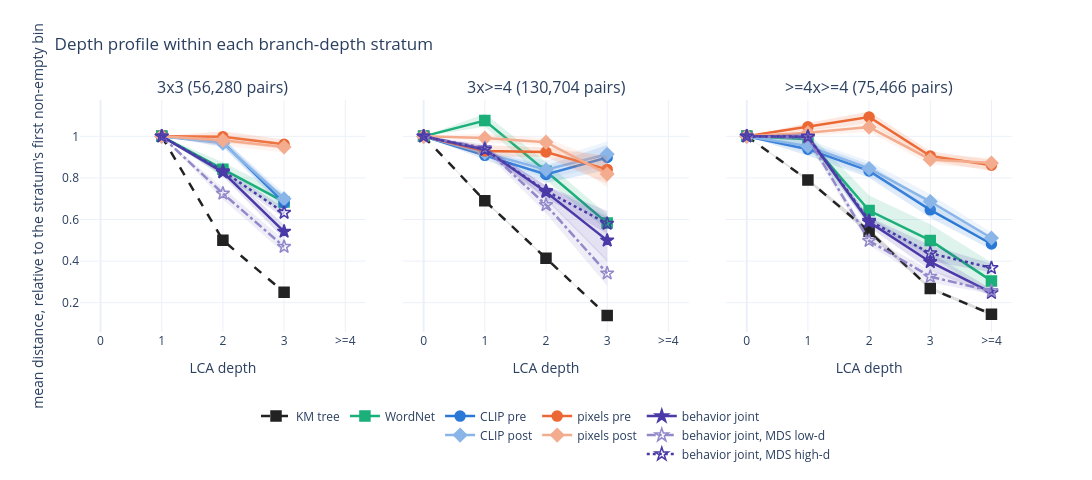

The cell this chart's notebook holds for it:
### Markdown cell above
## 3.3 Depth profiles within branch-depth strata

**Question.** Does the gradient survive when pairs are compared only with pairs whose images sit at the same tree depths?

The tree is ragged, so the stratum (the pair of pooled leaf depths: 3x3, 3x>=4, >=4x>=4) fixes which LCA bins can occur. Some bins are therefore empty: 3x3 has no LCA 0 pairs and no LCA >=4 pairs; 3x>=4 has no LCA >=4 pairs. Each stratum's curve is **normalised to its own first non-empty bin** (listed in the table below), so curves are comparable in shape, not in level, across strata. Subplots share the y axis.

**Domain confound.** Every animate image is deep (>=4) and every depth-3 image is inanimate (`0_tree_shape`), so 3x3 is inanimate-only and its pairs never diverge at the root. A stratum difference partly reflects the animate/inanimate split and is not a clean depth effect.

### Code cell
print(dg.strata_table(RESULTS, PARTS).to_string())
dg.plot_strata_profiles(RESULTS, PARTS).show()

### Figure 1 — Plotly figure (JSON) as saved in the notebook; plotly's stock layout.template omitted (floating-point values rounded to 4 significant figures)
{"data": [{"fill": "toself", "fillcolor": "rgba(34,34,34,0.15)", "hoverinfo": "skip", "legendgroup": "km", "mode": "none", "showlegend": false, "type": "scatter", "x": [1, 2, 3, 3, 2, 1], "xaxis": "x", "y": [1.0, 0.5, 0.25, 0.25, 0.5, 1.0], "yaxis": "y"}, {"legendgroup": "km", "line": {"color": "#222222", "dash": "dash", "width": 2.5}, "marker": {"color": "#222222", "line": {"color": "#222222", "width": 1.5}, "size": 10, "symbol": "square"}, "mode": "lines+markers", "name": "KM tree", "showlegend": true, "type": "scatter", "x": [0, 1, 2, 3, 4], "xaxis": "x", "y": [NaN, 1.0, 0.5, 0.25, NaN], "yaxis": "y"}, {"fill": "toself", "fillcolor": "rgba(34,34,34,0.15)", "hoverinfo": "skip", "legendgroup": "km", "mode": "none", "showlegend": false, "type": "scatter", "x": [0, 1, 2, 3, 3, 2, 1, 0], "xaxis": "x2", "y": [1.0, 0.6948, 0.4169, 0.139, 0.1371, 0.4114, 0.6857, 1.0], "yaxis": "y2"}, {"legendgroup": "km", "line": {"color": "#222222", "dash": "dash", "width": 2.5}, "marker": {"color": "#222222", "line": {"color": "#222222", "width": 1.5}, "size": 10, "symbol": "square"}, "mode": "lines+markers", "name": "KM tree", "showlegend": false, "type": "scatter", "x": [0, 1, 2, 3, 4], "xaxis": "x2", "y": [1.0, 0.6901, 0.4141, 0.138, NaN], "yaxis": "y2"}, {"fill": "toself", "fillcolor": "rgba(34,34,34,0.15)", "hoverinfo": "skip", "legendgroup": "km", "mode": "none", "showlegend": false, "type": "scatter", "x": [0, 1, 2, 3, 4, 4, 3, 2, 1, 0], "xaxis": "x3", "y": [1.0, 0.7969, 0.5588, 0.2766, 0.1533, 0.1367, 0.261, 0.5281, 0.783, 1.0], "yaxis": "y3"}, {"legendgroup": "km", "line": {"color": "#222222", "dash": "dash", "width": 2.5}, "marker": {"color": "#222222", "line": {"color": "#222222", "width": 1.5}, "size": 10, "symbol": "square"}, "mode": "lines+markers", "name": "KM tree", "showlegend": false, "type": "scatter", "x": [0, 1, 2, 3, 4], "xaxis": "x3", "y": [1.0, 0.7898, 0.5431, 0.2683, 0.1448], "yaxis": "y3"}, {"fill": "toself", "fillcolor": "rgba(27,175,122,0.15)", "hoverinfo": "skip", "legendgroup": "wn", "mode": "none", "showlegend": false, "type": "scatter", "x": [1, 2, 3, 3, 2, 1], "xaxis": "x", "y": [1.0, 0.8755, 0.7261, 0.6378, 0.8044, 1.0], "yaxis": "y"}, {"legendgroup": "wn", "line": {"color": "#1baf7a", "dash": "solid", "width": 2.5}, "marker": {"color": "#1baf7a", "line": {"color": "#1baf7a", "width": 1.5}, "size": 10, "symbol": "square"}, "mode": "lines+markers", "name": "WordNet", "showlegend": true, "type": "scatter", "x": [0, 1, 2, 3, 4], "xaxis": "x", "y": [NaN, 1.0, 0.8415, 0.6845, NaN], "yaxis": "y"}, {"fill": "toself", "fillcolor": "rgba(27,175,122,0.15)", "hoverinfo": "skip", "legendgroup": "wn", "mode": "none", "showlegend": false, "type": "scatter", "x": [0, 1, 2, 3, 3, 2, 1, 0], "xaxis": "x2", "y": [1.0, 1.109, 0.8761, 0.6243, 0.5488, 0.7892, 1.046, 1.0], "yaxis": "y2"}, {"legendgroup": "wn", "line": {"color": "#1baf7a", "dash": "solid", "width": 2.5}, "marker": {"color": "#1baf7a", "line": {"color": "#1baf7a", "width": 1.5}, "size": 10, "symbol": "square"}, "mode": "lines+markers", "name": "WordNet", "showlegend": false, "type": "scatter", "x": [0, 1, 2, 3, 4], "xaxis": "x2", "y": [1.0, 1.076, 0.8323, 0.5827, NaN], "yaxis": "y2"}, {"fill": "toself", "fillcolor": "rgba(27,175,122,0.15)", "hoverinfo": "skip", "legendgroup": "wn", "mode": "none", "showlegend": false, "type": "scatter", "x": [0, 1, 2, 3, 4, 4, 3, 2, 1, 0], "xaxis": "x3", "y": [1.0, 1.02, 0.715, 0.5772, 0.3929, 0.2283, 0.4252, 0.577, 0.9515, 1.0], "yaxis": "y3"}, {"legendgroup": "wn", "line": {"color": "#1baf7a", "dash": "solid", "width": 2.5}, "marker": {"color": "#1baf7a", "line": {"color": "#1baf7a", "width": 1.5}, "size": 10, "symbol": "square"}, "mode": "lines+markers", "name": "WordNet", "showlegend": false, "type": "scatter", "x": [0, 1, 2, 3, 4], "xaxis": "x3", "y": [1.0, 0.9863, 0.6431, 0.4993, 0.3047], "yaxis": "y3"}, {"fill": "toself", "fillcolor": "rgba(42,120,214,0.15)", "hoverinfo": "skip", "legendgroup": "clip", "mode": "none", "showlegend": false, "type": "scatter", "x": [1, 2, 3, 3, 2, 1], "xaxis": "x", "y": [1.0, 0.9925, 0.7102, 0.6517, 0.9516, 1.0], "yaxis": "y"}, {"legendgroup": "clip", "line": {"color": "#2a78d6", "dash": "solid", "width": 2.5}, "marker": {"color": "#2a78d6", "line": {"color": "#2a78d6", "width": 1.5}, "size": 10, "symbol": "circle"}, "mode": "lines+markers", "name": "CLIP pre", "showlegend": true, "type": "scatter", "x": [0, 1, 2, 3, 4], "xaxis": "x", "y": [NaN, 1.0, 0.9718, 0.6801, NaN], "yaxis": "y"}, {"fill": "toself", "fillcolor": "rgba(42,120,214,0.15)", "hoverinfo": "skip", "legendgroup": "clip", "mode": "none", "showlegend": false, "type": "scatter", "x": [0, 1, 2, 3, 3, 2, 1, 0], "xaxis": "x2", "y": [1.0, 0.9309, 0.86, 0.9587, 0.8384, 0.7757, 0.8876, 1.0], "yaxis": "y2"}, {"legendgroup": "clip", "line": {"color": "#2a78d6", "dash": "solid", "width": 2.5}, "marker": {"color": "#2a78d6", "line": {"color": "#2a78d6", "width": 1.5}, "size": 10, "symbol": "circle"}, "mode": "lines+markers", "name": "CLIP pre", "showlegend": false, "type": "scatter", "x": [0, 1, 2, 3, 4], "xaxis": "x2", "y": [1.0, 0.9086, 0.8166, 0.8981, NaN], "yaxis": "y2"}, {"fill": "toself", "fillcolor": "rgba(42,120,214,0.15)", "hoverinfo": "skip", "legendgroup": "clip", "mode": "none", "showlegend": false, "type": "scatter", "x": [0, 1, 2, 3, 4, 4, 3, 2, 1, 0], "xaxis": "x3", "y": [1.0, 0.9706, 0.8653, 0.6841, 0.5108, 0.4542, 0.6083, 0.8004, 0.9064, 1.0], "yaxis": "y3"}, {"legendgroup": "clip", "line": {"color": "#2a78d6", "dash": "solid", "width": 2.5}, "marker": {"color": "#2a78d6", "line": {"color": "#2a78d6", "width": 1.5}, "size": 10, "symbol": "circle"}, "mode": "lines+markers", "name": "CLIP pre", "showlegend": false, "type": "scatter", "x": [0, 1, 2, 3, 4], "xaxis": "x3", "y": [1.0, 0.9384, 0.8339, 0.6464, 0.4821], "yaxis": "y3"}, {"fill": "toself", "fillcolor": "rgba(138,181,232,0.15)", "hoverinfo": "skip", "legendgroup": "clip", "mode": "none", "showlegend": false, "type": "scatter", "x": [1, 2, 3, 3, 2, 1], "xaxis": "x", "y": [1.0, 0.9878, 0.7283, 0.6742, 0.9471, 1.0], "yaxis": "y"}, {"legendgroup": "clip", "line": {"color": "#8ab5e8", "dash": "solid", "width": 2.5}, "marker": {"color": "#8ab5e8", "line": {"color": "#8ab5e8", "width": 1.5}, "size": 10, "symbol": "diamond"}, "mode": "lines+markers", "name": "CLIP post", "showlegend": true, "type": "scatter", "x": [0, 1, 2, 3, 4], "xaxis": "x", "y": [NaN, 1.0, 0.967, 0.6998, NaN], "yaxis": "y"}, {"fill": "toself", "fillcolor": "rgba(138,181,232,0.15)", "hoverinfo": "skip", "legendgroup": "clip", "mode": "none", "showlegend": false, "type": "scatter", "x": [0, 1, 2, 3, 3, 2, 1, 0], "xaxis": "x2", "y": [1.0, 0.9434, 0.8825, 0.9747, 0.8573, 0.7976, 0.8998, 1.0], "yaxis": "y2"}, {"legendgroup": "clip", "line": {"color": "#8ab5e8", "dash": "solid", "width": 2.5}, "marker": {"color": "#8ab5e8", "line": {"color": "#8ab5e8", "width": 1.5}, "size": 10, "symbol": "diamond"}, "mode": "lines+markers", "name": "CLIP post", "showlegend": false, "type": "scatter", "x": [0, 1, 2, 3, 4], "xaxis": "x2", "y": [1.0, 0.9215, 0.8394, 0.9137, NaN], "yaxis": "y2"}, {"fill": "toself", "fillcolor": "rgba(138,181,232,0.15)", "hoverinfo": "skip", "legendgroup": "clip", "mode": "none", "showlegend": false, "type": "scatter", "x": [0, 1, 2, 3, 4, 4, 3, 2, 1, 0], "xaxis": "x3", "y": [1.0, 0.9829, 0.8798, 0.7211, 0.5378, 0.4826, 0.6501, 0.8101, 0.9215, 1.0], "yaxis": "y3"}, {"legendgroup": "clip", "line": {"color": "#8ab5e8", "dash": "solid", "width": 2.5}, "marker": {"color": "#8ab5e8", "line": {"color": "#8ab5e8", "width": 1.5}, "size": 10, "symbol": "diamond"}, "mode": "lines+markers", "name": "CLIP post", "showlegend": false, "type": "scatter", "x": [0, 1, 2, 3, 4], "xaxis": "x3", "y": [1.0, 0.9529, 0.8453, 0.6865, 0.5108], "yaxis": "y3"}, {"fill": "toself", "fillcolor": "rgba(235,104,52,0.15)", "hoverinfo": "skip", "legendgroup": "sens", "mode": "none", "showlegend": false, "type": "scatter", "x": [1, 2, 3, 3, 2, 1], "xaxis": "x", "y": [1.0, 1.024, 0.9842, 0.9398, 0.9706, 1.0], "yaxis": "y"}, {"legendgroup": "sens", "line": {"color": "#eb6834", "dash": "solid", "width": 2.5}, "marker": {"color": "#eb6834", "line": {"color": "#eb6834", "width": 1.5}, "size": 10, "symbol": "circle"}, "mode": "lines+markers", "name": "pixels pre", "showlegend": true, "type": "scatter", "x": [0, 1, 2, 3, 4], "xaxis": "x", "y": [NaN, 1.0, 0.9978, 0.9618, NaN], "yaxis": "y"}, {"fill": "toself", "fillcolor": "rgba(235,104,52,0.15)", "hoverinfo": "skip", "legendgroup": "sens", "mode": "none", "showlegend": false, "type": "scatter", "x": [0, 1, 2, 3, 3, 2, 1, 0], "xaxis": "x2", "y": [1.0, 0.9571, 0.9481, 0.9059, 0.7715, 0.9002, 0.9024, 1.0], "yaxis": "y2"}, {"legendgroup": "sens", "line": {"color": "#eb6834", "dash": "solid", "width": 2.5}, "marker": {"color": "#eb6834", "line": {"color": "#eb6834", "width": 1.5}, "size": 10, "symbol": "circle"}, "mode": "lines+markers", "name": "pixels pre", "showlegend": false, "type": "scatter", "x": [0, 1, 2, 3, 4], "xaxis": "x2", "y": [1.0, 0.9293, 0.9248, 0.841, NaN], "yaxis": "y2"}, {"fill": "toself", "fillcolor": "rgba(235,104,52,0.15)", "hoverinfo": "skip", "legendgroup": "sens", "mode": "none", "showlegend": false, "type": "scatter", "x": [0, 1, 2, 3, 4, 4, 3, 2, 1, 0], "xaxis": "x3", "y": [1.0, 1.064, 1.119, 0.928, 0.8859, 0.8331, 0.883, 1.064, 1.029, 1.0], "yaxis": "y3"}, {"legendgroup": "sens", "line": {"color": "#eb6834", "dash": "solid", "width": 2.5}, "marker": {"color": "#eb6834", "line": {"color": "#eb6834", "width": 1.5}, "size": 10, "symbol": "circle"}, "mode": "lines+markers", "name": "pixels pre", "showlegend": false, "type": "scatter", "x": [0, 1, 2, 3, 4], "xaxis": "x3", "y": [1.0, 1.046, 1.093, 0.9056, 0.8609], "yaxis": "y3"}, {"fill": "toself", "fillcolor": "rgba(244,172,143,0.15)", "hoverinfo": "skip", "legendgroup": "sens", "mode": "none", "showlegend": false, "type": "scatter", "x": [1, 2, 3, 3, 2, 1], "xaxis": "x", "y": [1.0, 1.008, 0.9706, 0.9241, 0.9546, 1.0], "yaxis": "y"}, {"legendgroup": "sens", "line": {"color": "#f4ac8f", "dash": "solid", "width": 2.5}, "marker": {"color": "#f4ac8f", "line": {"color": "#f4ac8f", "width": 1.5}, "size": 10, "symbol": "diamond"}, "mode": "lines+markers", "name": "pixels post", "showlegend": true, "type": "scatter", "x": [0, 1, 2, 3, 4], "xaxis": "x", "y": [NaN, 1.0, 0.9814, 0.9484, NaN], "yaxis": "y"}, {"fill": "toself", "fillcolor": "rgba(244,172,143,0.15)", "hoverinfo": "skip", "legendgroup": "sens", "mode": "none", "showlegend": false, "type": "scatter", "x": [0, 1, 2, 3, 3, 2, 1, 0], "xaxis": "x2", "y": [1.0, 1.014, 0.9909, 0.8776, 0.7546, 0.9544, 0.9704, 1.0], "yaxis": "y2"}, {"legendgroup": "sens", "line": {"color": "#f4ac8f", "dash": "solid", "width": 2.5}, "marker": {"color": "#f4ac8f", "line": {"color": "#f4ac8f", "width": 1.5}, "size": 10, "symbol": "diamond"}, "mode": "lines+markers", "name": "pixels post", "showlegend": false, "type": "scatter", "x": [0, 1, 2, 3, 4], "xaxis": "x2", "y": [1.0, 0.9916, 0.9721, 0.8185, NaN], "yaxis": "y2"}, {"fill": "toself", "fillcolor": "rgba(244,172,143,0.15)", "hoverinfo": "skip", "legendgroup": "sens", "mode": "none", "showlegend": false, "type": "scatter", "x": [0, 1, 2, 3, 4, 4, 3, 2, 1, 0], "xaxis": "x3", "y": [1.0, 1.032, 1.065, 0.9117, 0.8974, 0.8433, 0.8651, 1.021, 1.004, 1.0], "yaxis": "y3"}, {"legendgroup": "sens", "line": {"color": "#f4ac8f", "dash": "solid", "width": 2.5}, "marker": {"color": "#f4ac8f", "line": {"color": "#f4ac8f", "width": 1.5}, "size": 10, "symbol": "diamond"}, "mode": "lines+markers", "name": "pixels post", "showlegend": false, "type": "scatter", "x": [0, 1, 2, 3, 4], "xaxis": "x3", "y": [1.0, 1.017, 1.044, 0.8888, 0.8718], "yaxis": "y3"}, {"fill": "toself", "fillcolor": "rgba(74,58,167,0.15)", "hoverinfo": "skip", "legendgroup": "behav", "mode": "none", "showlegend": false, "type": "scatter", "x": [1, 2, 3, 3, 2, 1], "xaxis": "x", "y": [1.0, 0.8465, 0.5753, 0.5066, 0.8081, 1.0], "yaxis": "y"}, {"legendgroup": "behav", "line": {"color": "#4a3aa7", "dash": "solid", "width": 2.5}, "marker": {"color": "#4a3aa7", "line": {"color": "#4a3aa7", "width": 1.5}, "size": 10, "symbol": "star"}, "mode": "lines+markers", "name": "behavior joint", "showlegend": true, "type": "scatter", "x": [0, 1, 2, 3, 4], "xaxis": "x", "y": [NaN, 1.0, 0.8274, 0.5419, NaN], "yaxis": "y"}, {"fill": "toself", "fillcolor": "rgba(74,58,167,0.15)", "hoverinfo": "skip", "legendgroup": "behav", "mode": "none", "showlegend": false, "type": "scatter", "x": [0, 1, 2, 3, 3, 2, 1, 0], "xaxis": "x2", "y": [1.0, 0.9512, 0.7635, 0.6132, 0.3984, 0.6963, 0.9234, 1.0], "yaxis": "y2"}, {"legendgroup": "behav", "line": {"color": "#4a3aa7", "dash": "solid", "width": 2.5}, "marker": {"color": "#4a3aa7", "line": {"color": "#4a3aa7", "width": 1.5}, "size": 10, "symbol": "star"}, "mode": "lines+markers", "name": "behavior joint", "showlegend": false, "type": "scatter", "x": [0, 1, 2, 3, 4], "xaxis": "x2", "y": [1.0, 0.9368, 0.7327, 0.4997, NaN], "yaxis": "y2"}, {"fill": "toself", "fillcolor": "rgba(74,58,167,0.15)", "hoverinfo": "skip", "legendgroup": "behav", "mode": "none", "showlegend": false, "type": "scatter", "x": [0, 1, 2, 3, 4, 4, 3, 2, 1, 0], "xaxis": "x3", "y": [1.0, 1.017, 0.6113, 0.4403, 0.2658, 0.2313, 0.356, 0.564, 0.9817, 1.0], "yaxis": "y3"}, {"legendgroup": "behav", "line": {"color": "#4a3aa7", "dash": "solid", "width": 2.5}, "marker": {"color": "#4a3aa7", "line": {"color": "#4a3aa7", "width": 1.5}, "size": 10, "symbol": "star"}, "mode": "lines+markers", "name": "behavior joint", "showlegend": false, "type": "scatter", "x": [0, 1, 2, 3, 4], "xaxis": "x3", "y": [1.0, 0.9981, 0.5877, 0.3959, 0.248], "yaxis": "y3"}, {"fill": "toself", "fillcolor": "rgba(146,137,202,0.15)", "hoverinfo": "skip", "legendgroup": "behav", "mode": "none", "showlegend": false, "type": "scatter", "x": [1, 2, 3, 3, 2, 1], "xaxis": "x", "y": [1.0, 0.7529, 0.5017, 0.4389, 0.6961, 1.0], "yaxis": "y"}, {"legendgroup": "behav", "line": {"color": "#9289ca", "dash": "dashdot", "width": 2.5}, "marker": {"color": "#9289ca", "line": {"color": "#9289ca", "width": 1.5}, "size": 10, "symbol": "star-open"}, "mode": "lines+markers", "name": "behavior joint, MDS low-d", "showlegend": true, "type": "scatter", "x": [0, 1, 2, 3, 4], "xaxis": "x", "y": [NaN, 1.0, 0.7252, 0.469, NaN], "yaxis": "y"}, {"fill": "toself", "fillcolor": "rgba(146,137,202,0.15)", "hoverinfo": "skip", "legendgroup": "behav", "mode": "none", "showlegend": false, "type": "scatter", "x": [0, 1, 2, 3, 3, 2, 1, 0], "xaxis": "x2", "y": [1.0, 0.9646, 0.7057, 0.4091, 0.2819, 0.6301, 0.9248, 1.0], "yaxis": "y2"}, {"legendgroup": "behav", "line": {"color": "#9289ca", "dash": "dashdot", "width": 2.5}, "marker": {"color": "#9289ca", "line": {"color": "#9289ca", "width": 1.5}, "size": 10, "symbol": "star-open"}, "mode": "lines+markers", "name": "behavior joint, MDS low-d", "showlegend": false, "type": "scatter", "x": [0, 1, 2, 3, 4], "xaxis": "x2", "y": [1.0, 0.9443, 0.6699, 0.3411, NaN], "yaxis": "y2"}, {"fill": "toself", "fillcolor": "rgba(146,137,202,0.15)", "hoverinfo": "skip", "legendgroup": "behav", "mode": "none", "showlegend": false, "type": "scatter", "x": [0, 1, 2, 3, 4, 4, 3, 2, 1, 0], "xaxis": "x3", "y": [1.0, 1.016, 0.5194, 0.356, 0.2711, 0.2416, 0.2966, 0.4762, 0.9698, 1.0], "yaxis": "y3"}, {"legendgroup": "behav", "line": {"color": "#9289ca", "dash": "dashdot", "width": 2.5}, "marker": {"color": "#9289ca", "line": {"color": "#9289ca", "width": 1.5}, "size": 10, "symbol": "star-open"}, "mode": "lines+markers", "name": "behavior joint, MDS low-d", "showlegend": false, "type": "scatter", "x": [0, 1, 2, 3, 4], "xaxis": "x3", "y": [1.0, 0.9928, 0.4978, 0.3251, 0.256], "yaxis": "y3"}, {"fill": "toself", "fillcolor": "rgba(74,58,167,0.15)", "hoverinfo": "skip", "legendgroup": "behav", "mode": "none", "showlegend": false, "type": "scatter", "x": [1, 2, 3, 3, 2, 1], "xaxis": "x", "y": [1.0, 0.8486, 0.6579, 0.6072, 0.8174, 1.0], "yaxis": "y"}, {"legendgroup": "behav", "line": {"color": "#4a3aa7", "dash": "dot", "width": 2.5}, "marker": {"color": "#4a3aa7", "line": {"color": "#4a3aa7", "width": 1.5}, "size": 10, "symbol": "star-open"}, "mode": "lines+markers", "name": "behavior joint, MDS high-d", "showlegend": true, "type": "scatter", "x": [0, 1, 2, 3, 4], "xaxis": "x", "y": [NaN, 1.0, 0.8331, 0.6328, NaN], "yaxis": "y"}, {"fill": "toself", "fillcolor": "rgba(74,58,167,0.15)", "hoverinfo": "skip", "legendgroup": "behav", "mode": "none", "showlegend": false, "type": "scatter", "x": [0, 1, 2, 3, 3, 2, 1, 0], "xaxis": "x2", "y": [1.0, 0.9488, 0.7635, 0.6413, 0.5313, 0.7051, 0.9267, 1.0], "yaxis": "y2"}, {"legendgroup": "behav", "line": {"color": "#4a3aa7", "dash": "dot", "width": 2.5}, "marker": {"color": "#4a3aa7", "line": {"color": "#4a3aa7", "width": 1.5}, "size": 10, "symbol": "star-open"}, "mode": "lines+markers", "name": "behavior joint, MDS high-d", "showlegend": false, "type": "scatter", "x": [0, 1, 2, 3, 4], "xaxis": "x2", "y": [1.0, 0.9371, 0.7374, 0.5802, NaN], "yaxis": "y2"}, {"fill": "toself", "fillcolor": "rgba(74,58,167,0.15)", "hoverinfo": "skip", "legendgroup": "behav", "mode": "none", "showlegend": false, "type": "scatter", "x": [0, 1, 2, 3, 4, 4, 3, 2, 1, 0], "xaxis": "x3", "y": [1.0, 1.014, 0.6125, 0.4766, 0.3883, 0.345, 0.4008, 0.5764, 0.9837, 1.0], "yaxis": "y3"}, {"legendgroup": "behav", "line": {"color": "#4a3aa7", "dash": "dot", "width": 2.5}, "marker": {"color": "#4a3aa7", "line": {"color": "#4a3aa7", "width": 1.5}, "size": 10, "symbol": "star-open"}, "mode": "lines+markers", "name": "behavior joint, MDS high-d", "showlegend": false, "type": "scatter", "x": [0, 1, 2, 3, 4], "xaxis": "x3", "y": [1.0, 0.9982, 0.5947, 0.4377, 0.367], "yaxis": "y3"}], "layout": {"annotations": [{"font": {"size": 16}, "showarrow": false, "text": "3x3 (56,280 pairs)", "x": 0.1533, "xanchor": "center", "xref": "paper", "y": 1.0, "yanchor": "bottom", "yref": "paper"}, {"font": {"size": 16}, "showarrow": false, "text": "3x>=4 (130,704 pairs)", "x": 0.5, "xanchor": "center", "xref": "paper", "y": 1.0, "yanchor": "bottom", "yref": "paper"}, {"font": {"size": 16}, "showarrow": false, "text": ">=4x>=4 (75,466 pairs)", "x": 0.8467, "xanchor": "center", "xref": "paper", "y": 1.0, "yanchor": "bottom", "yref": "paper"}], "height": 480, "legend": {"orientation": "h", "x": 0.5, "xanchor": "center", "y": -0.3}, "title": {"text": "Depth profile within each branch-depth stratum"}, "width": 1100, "xaxis": {"anchor": "y", "domain": [0.0, 0.3067], "tickmode": "array", "ticktext": ["0", "1", "2", "3", ">=4"], "tickvals": [0, 1, 2, 3, 4], "title": {"text": "LCA depth"}}, "xaxis2": {"anchor": "y2", "domain": [0.3467, 0.6533], "tickmode": "array", "ticktext": ["0", "1", "2", "3", ">=4"], "tickvals": [0, 1, 2, 3, 4], "title": {"text": "LCA depth"}}, "xaxis3": {"anchor": "y3", "domain": [0.6933, 1.0], "tickmode": "array", "ticktext": ["0", "1", "2", "3", ">=4"], "tickvals": [0, 1, 2, 3, 4], "title": {"text": "LCA depth"}}, "yaxis": {"anchor": "x", "domain": [0.0, 1.0], "title": {"text": "mean distance, relative to the stratum's first non-empty bin"}}, "yaxis2": {"anchor": "x2", "domain": [0.0, 1.0], "matches": "y", "showticklabels": false}, "yaxis3": {"anchor": "x3", "domain": [0.0, 1.0], "matches": "y", "showticklabels": false}}}
